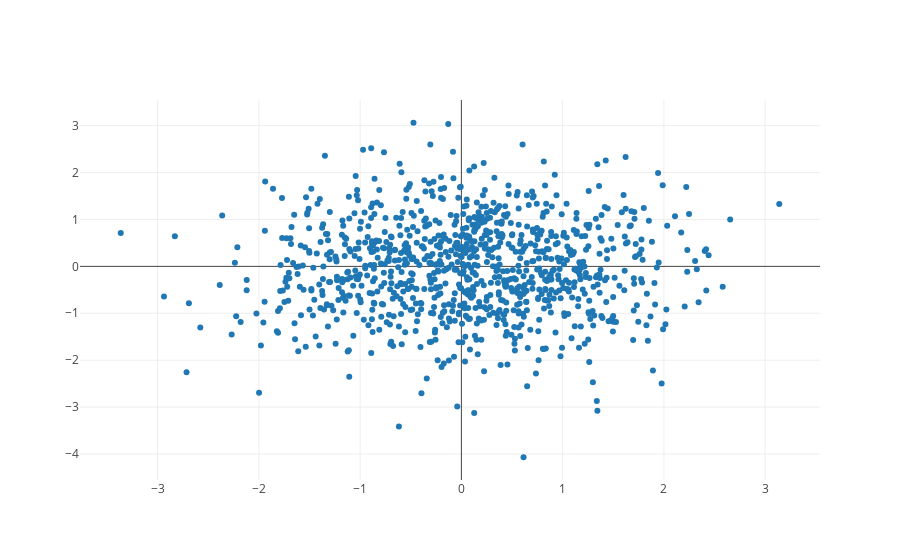

Notebook cell for this chart:
### Code cell
N = 1000
random_x = np.random.randn(N)
random_y = np.random.randn(N)

# Create a trace
trace = go.Scatter(
    x = random_x,
    y = random_y,
    mode = 'markers'
)

data = [trace]

# Plot and embed in ipython notebook!
# py.iplot(data)
plotly.offline.iplot(data)

### Figure 1 — Plotly figure (JSON) as saved in the notebook; plotly's stock layout.template omitted (floating-point values rounded to 4 significant figures; data arrays with more than 128 entries replaced by an {"elided": "..."} marker saying what was removed)
{"data": [{"mode": "markers", "type": "scatter", "x": {"elided": "1000 float values"}, "y": {"elided": "1000 float values"}}], "layout": {}}
